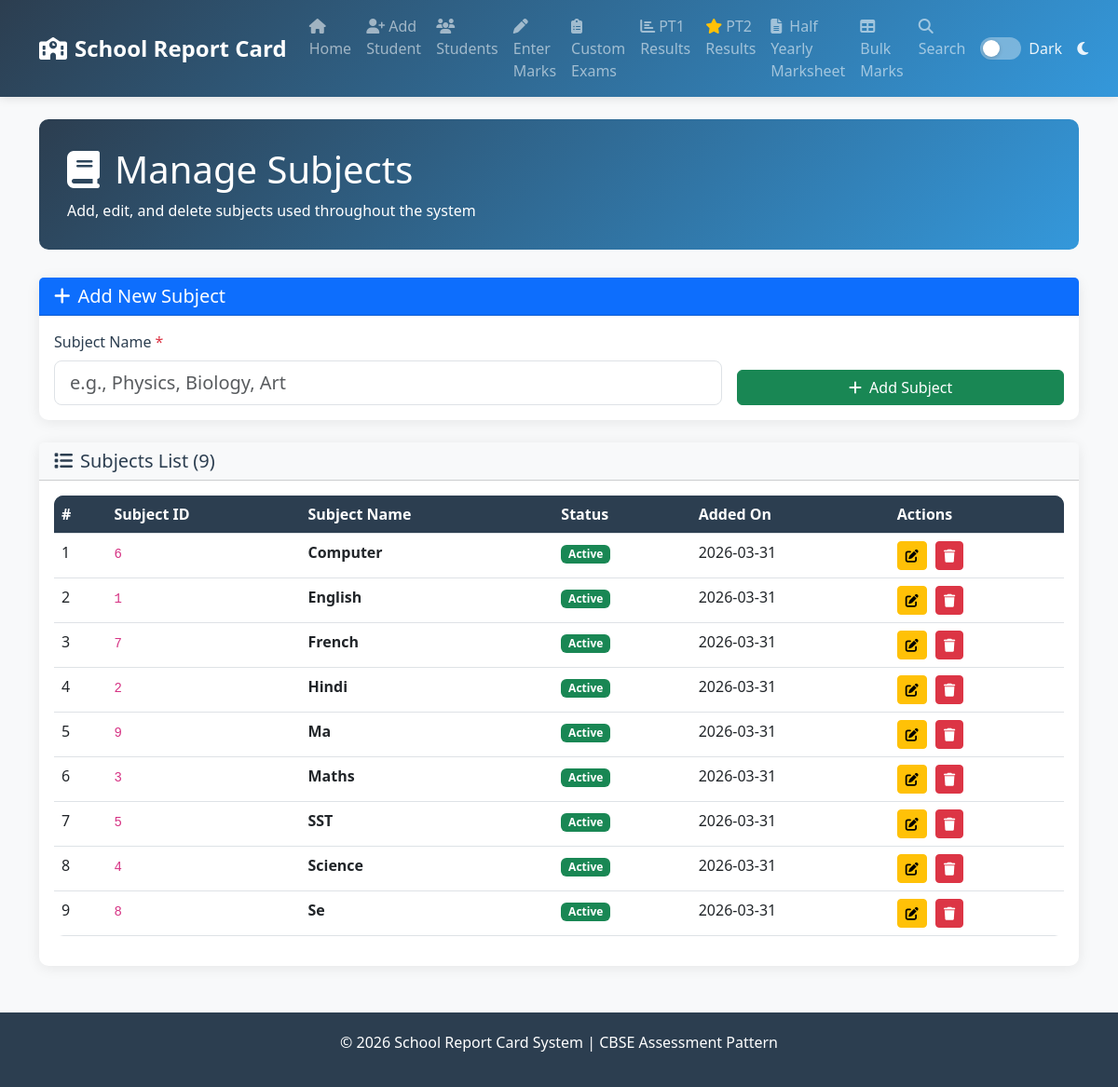
Page /subjects on the committed database.
### tables this page shows
CREATE TABLE subjects (id INTEGER PRIMARY KEY AUTOINCREMENT, name TEXT UNIQUE NOT NULL, active INTEGER DEFAULT 1, created_at TIMESTAMP DEFAULT CURRENT_TIMESTAMP);

### app.py (the view)
@app.route('/subjects', methods=['GET'])
def subjects_list():
    init_subjects()
    conn = get_db()
    cursor = conn.cursor()
    cursor.execute('SELECT * FROM subjects ORDER BY name')
    subjects = cursor.fetchall()
    conn.close()
    return render_template('subjects.html', subjects=subjects)

### app.py (called while the page is built)
def get_db():
    conn = sqlite3.connect(DATABASE)
    conn.row_factory = sqlite3.Row
    return conn

def init_subjects():
    conn = get_db()
    cursor = conn.cursor()
    cursor.execute('SELECT COUNT(*) FROM subjects')
    if cursor.fetchone()[0] == 0:
        default_subjects = [
            ('English', 1), ('Hindi', 1), ('Maths', 1), ('Science', 1),
            ('SST', 1), ('Computer', 1), ('French', 1)
        ]
        cursor.executemany('INSERT INTO subjects (name, active) VALUES (?, ?)', default_subjects)
        conn.commit()
    conn.close()

### templates/subjects.html (shortened to what this page needs)
{% extends "base.html" %}
{% block content %}
<div class="fade-in">
    <div class="page-header">
        <h1><i class="fas fa-book me-3"></i>Manage Subjects</h1>
        <p class="mb-0">Add, edit, and delete subjects used throughout the system</p>
    </div>
    <div class="card mb-4">
        <div class="card-header bg-primary text-white">
            <h5 class="mb-0"><i class="fas fa-plus me-2"></i>Add New Subject</h5>
        </div>
        <div class="card-body">
            <form method="POST" action="{{ url_for('add_subject') }}">
                <div class="row g-3">
                    <div class="col-md-8">
                        <label for="subject_name" class="form-label">Subject Name <span class="text-danger">*</span></label>
                        <input type="text" class="form-control form-control-lg" id="subject_name" name="subject_name"
                               placeholder="e.g., Physics, Biology, Art" required maxlength="50">
                    </div>
                    <div class="col-md-4 d-flex align-items-end">
                        <button type="submit" class="btn btn-success w-100">
                            <i class="fas fa-plus me-2"></i>Add Subject
                        </button>
                    </div>
                </div>
            </form>
        </div>
    </div>
    <div class="card">
        <div class="card-header bg-light">
            <h5 class="mb-0"><i class="fas fa-list me-2"></i>Subjects List ({{ subjects|length }})</h5>
        </div>
        <div class="card-body">
            {% if subjects %}
            <div class="table-responsive">
                <table class="table table-hover">
                    <thead class="table-dark">
                        <tr>
                            <th>#</th>
                            <th>Subject ID</th>
                            <th>Subject Name</th>
                            <th>Status</th>
                            <th>Added On</th>
                            <th>Actions</th>
                        </tr>
                    </thead>
                    <tbody>
                        {% for subject in subjects %}
                        <tr>
                            <td>{{ loop.index }}</td>
                            <td><code>{{ subject.id }}</code></td>
                            <td><strong>{{ subject.name }}</strong></td>
                            <td>
                                {% if subject.active == 1 %}
                                    <span class="badge bg-success">Active</span>
                                {% else %}
                                    <span class="badge bg-secondary">Inactive</span>
                                {% endif %}
                            </td>
                            <td>{{ subject.created_at.split(' ')[0] if subject.created_at else 'N/A' }}</td>
                            <td>
                                <a href="{{ url_for('edit_subject', subject_id=subject.id) }}" class="btn btn-sm btn-warning" title="Edit subject" aria-label="Edit subject">
                                    <i class="fas fa-edit"></i>
                                </a>
                                <form method="POST" action="{{ url_for('delete_subject', subject_id=subject.id) }}"
                                      class="d-inline" style="margin-left: 5px;"
                                      onsubmit="return confirm('Delete {{ subject.name }}? This affects all dropdowns!');">
                                    <button type="submit" class="btn btn-sm btn-danger" title="Delete subject" aria-label="Delete subject">
                                        <i class="fas fa-trash"></i>
                                    </button>
                                </form>
                            </td>
                        </tr>
                        {% endfor %}
                    </tbody>
                </table>
            </div>
            {% else %}
            <div class="text-center py-5">
                <i class="fas fa-book fa-3x text-muted mb-3"></i>
                <h4>No Subjects Added</h4>
                <p class="text-muted">Add your first subject using the form above</p>
            </div>
            {% endif %}
        </div>
    </div>
</div>
{% endblock %}

### templates/base.html (style rules this page uses)
:root { --primary-color: #2c3e50; --secondary-color: #3498db; --success-color: #27ae60; --warning-color: #f39c12; --danger-color: #e74c3c; --light-bg: #ecf0f1; --text-color: #2c3e50; --bg-color: #f8f9fa; --card-bg: #ffffff; --navbar-bg: linear-gradient(135deg, var(--primary-color), var(--secondary-color)); --border-color: #dee2e6; }
body { font-family: 'Segoe UI', Tahoma, Geneva, Verdana, sans-serif; background-color: var(--bg-color); color: var(--text-color); transition: background-color 0.3s, color 0.3s; }
.card { border: none; border-radius: 10px; box-shadow: 0 2px 15px rgba(0,0,0,0.08); transition: transform 0.3s; background-color: var(--card-bg); color: var(--text-color); }
.form-control, .form-select { background-color: var(--card-bg); color: var(--text-color); border-color: var(--border-color); }
.table { color: var(--text-color); }
.table th { background-color: var(--primary-color); color: white; border-color: var(--border-color); }
.table td { border-color: var(--border-color); }
.page-header { background: linear-gradient(135deg, var(--primary-color), var(--secondary-color)); color: white; padding: 30px; border-radius: 10px; margin-bottom: 30px; }
.table { border-radius: 10px; overflow: hidden; }
.table thead { background: var(--primary-color); color: white; }
.fade-in { animation: fadeIn 0.5s; }

### rows in the picture
subjects: id "6", name "Computer", active "Active", created_at "2026-03-31"
subjects: id "1", name "English", active "Active", created_at "2026-03-31"
subjects: id "7", name "French", active "Active", created_at "2026-03-31"
subjects: id "2", name "Hindi", active "Active", created_at "2026-03-31"
subjects: id "9", name "Ma", active "Active", created_at "2026-03-31"
subjects: id "3", name "Maths", active "Active", created_at "2026-03-31"
subjects: id "5", name "SST", active "Active", created_at "2026-03-31"
subjects: id "4", name "Science", active "Active", created_at "2026-03-31"
subjects: id "8", name "Se", active "Active", created_at "2026-03-31"

### other values in the picture
{{ subjects|length }} "9"
